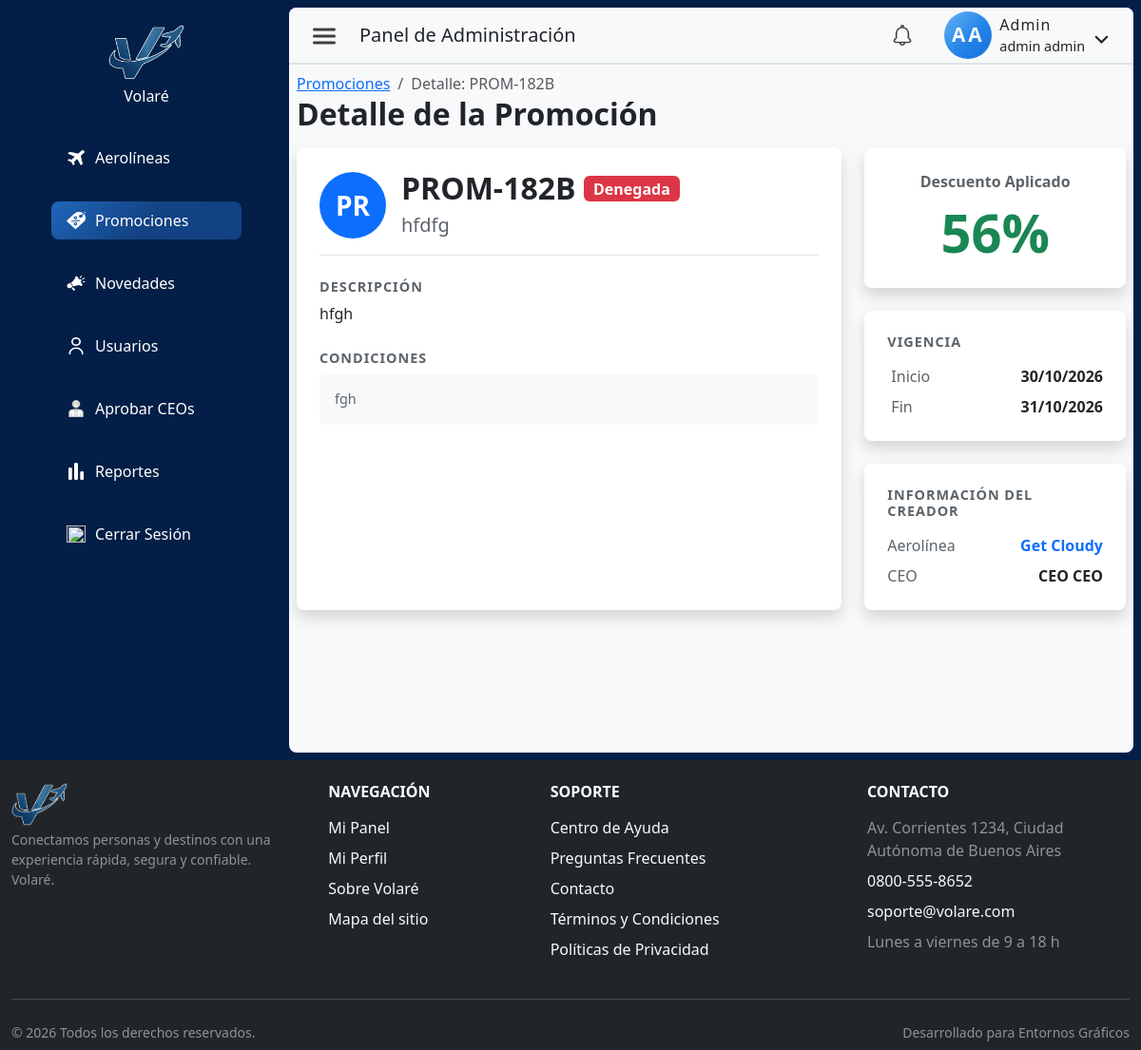
The page /index.php?pagina=promociones&seccion=detalle&id=10 (signed in) on the database its author committed.
### tables this page shows
CREATE TABLE `promocion` (
  `idPromocion` int NOT NULL AUTO_INCREMENT,
  `codigo` varchar(20) NOT NULL,
  `idAerolinea` int NOT NULL,
  `idUsuarioCreador` int NOT NULL,
  `idVuelo` int DEFAULT NULL,
  `codigoOrigen` char(3) DEFAULT NULL,
  `codigoDestino` char(3) DEFAULT NULL,
  `nombre` varchar(150) NOT NULL,
  `descripcion` text,
  `descuentoPorcentaje` decimal(5,2) NOT NULL,
  `fechaInicio` date NOT NULL,
  `fechaFin` date NOT NULL,
  `estado` enum('Pendiente','Aprobada','Denegada','Cancelada') NOT NULL DEFAULT 'Pendiente',
  `condiciones` text,
  `acumulable` tinyint(1) NOT NULL DEFAULT '0',
  `fechaCreacion` datetime NOT NULL DEFAULT CURRENT_TIMESTAMP,
  `notificacion_vista` tinyint(1) DEFAULT '0',
  PRIMARY KEY (`idPromocion`),
  UNIQUE KEY `codigo_UNIQUE` (`codigo`),
  KEY `fk_promocion_aerolinea_idx` (`idAerolinea`),
  KEY `fk_promocion_usuario_idx` (`idUsuarioCreador`),
  KEY `fk_promocion_vuelo_idx` (`idVuelo`),
  KEY `idx_promocion_alcance` (`idAerolinea`,`idVuelo`,`codigoOrigen`,`codigoDestino`),
  CONSTRAINT `fk_promocion_aerolinea` FOREIGN KEY (`idAerolinea`) REFERENCES `aerolinea` (`idAerolinea`) ON DELETE CASCADE,
  CONSTRAINT `fk_promocion_usuario` FOREIGN KEY (`idUsuarioCreador`) REFERENCES `usuario` (`idUsuario`) ON DELETE CASCADE,
  CONSTRAINT `fk_promocion_vuelo` FOREIGN KEY (`idVuelo`) REFERENCES `vuelo` (`idVuelo`) ON DELETE SET NULL
);

CREATE TABLE `aerolinea` (
  `idAerolinea` int NOT NULL AUTO_INCREMENT,
  `nombreAerolinea` varchar(50) NOT NULL,
  `codigoIATA` varchar(5) NOT NULL,
  `descripcion` varchar(200) DEFAULT NULL,
  `codPais` varchar(3) NOT NULL,
  `email` varchar(250) NOT NULL,
  `logoUrl` varchar(500) DEFAULT NULL,
  `activo` tinyint NOT NULL DEFAULT '1',
  `logoPublicId` varchar(500) DEFAULT NULL,
  `fechaCreacion` datetime NOT NULL DEFAULT CURRENT_TIMESTAMP,
  PRIMARY KEY (`idAerolinea`),
  UNIQUE KEY `codigoIATA_UNIQUE` (`codigoIATA`),
  UNIQUE KEY `email_UNIQUE` (`email`)
);

CREATE TABLE `usuario` (
  `idUsuario` int NOT NULL AUTO_INCREMENT,
  `nombre` varchar(50) NOT NULL,
  `apellido` varchar(50) NOT NULL,
  `tipoDocumento` enum('DNI','pasaporte','lc','le') NOT NULL,
  `nroDocumento` varchar(50) NOT NULL,
  `contrasena` varchar(255) NOT NULL,
  `email` varchar(255) NOT NULL,
  `telefono` varchar(45) NOT NULL,
  `fechaNacimiento` date NOT NULL,
  `rol` enum('cliente','ceo','admin') NOT NULL DEFAULT 'cliente',
  `activo` tinyint NOT NULL DEFAULT '0',
  `emailVerificado` tinyint NOT NULL DEFAULT '0',
  `fecha_hora_autorizacion` datetime DEFAULT NULL,
  `tokenVerificacion` varchar(64) DEFAULT NULL,
  `idAerolinea` int DEFAULT NULL,
  `fechaCreacion` datetime NOT NULL DEFAULT CURRENT_TIMESTAMP,
  `notificacion_vista` tinyint(1) DEFAULT '0',
  PRIMARY KEY (`idUsuario`),
  UNIQUE KEY `uk_documento` (`tipoDocumento`,`nroDocumento`),
  UNIQUE KEY `email_UNIQUE` (`email`),
  UNIQUE KEY `idUsuario_UNIQUE` (`idUsuario`),
  UNIQUE KEY `nroDocumento_UNIQUE` (`nroDocumento`),
  KEY `fk_usuario_1_idx` (`idAerolinea`),
  CONSTRAINT `fk_usuario_1` FOREIGN KEY (`idAerolinea`) REFERENCES `aerolinea` (`idAerolinea`)
);

### src/config/app.php (called while the page is built, shortened)
<?php
function url(string $path = ''): string {
    $path = ltrim($path, '/');
    return APP_BASE . '/' . $path;
}

### src/controllers/PromocionController.php (called while the page is built, shortened)
<?php
class PromocionController {
    private $conexion;
    public function __construct($conexion) {
        $this->conexion = $conexion;
    }
    public function obtenerPorId(int $id): ?array {
        $stmt = mysqli_prepare($this->conexion,
            "SELECT p.*, a.nombreAerolinea, a.codigoIATA,
                    u.nombre AS ceoNombre, u.apellido AS ceoApellido
            FROM promocion p
            JOIN aerolinea a ON p.idAerolinea = a.idAerolinea
            JOIN usuario   u ON p.idUsuarioCreador = u.idUsuario
            WHERE p.idPromocion = ?");
        mysqli_stmt_bind_param($stmt, 'i', $id);
        mysqli_stmt_execute($stmt);
        $fila = mysqli_fetch_assoc(mysqli_stmt_get_result($stmt));
        return $fila ?: null;
    }
}

### src/views/admin/promocionesAdminDetalle.php (the view, shortened to what this page needs)
<?php
require_once __DIR__ . '/../../controllers/PromocionController.php';
$ctrl = new PromocionController($link);
$id = (int)($_GET['id'] ?? 0);
$promo = $ctrl->obtenerPorId($id);
$fInicio = !empty($promo['fechaInicio']) ? date('d/m/Y', strtotime($promo['fechaInicio'])) : '—';
$fFin = !empty($promo['fechaFin']) ? date('d/m/Y', strtotime($promo['fechaFin'])) : '—';
$aerolinea = $promo['nombreAerolinea'] ?? '—';
$ceo = trim(($promo['ceoNombre'] ?? '') . ' ' . ($promo['ceoApellido'] ?? ''));
$estado = $promo['estado'] ?? 'Pendiente';
function badgeEstadoPromoDetalle(string $estado): string {
    return match ($estado) {
        'Aprobada' => 'text-bg-success',
        'Denegada' => 'text-bg-danger',
        default    => 'text-bg-warning',
    };
}
?>
<div>
    <nav class="breadcrumbCont" aria-label="breadcrumb">
        <ol class="breadcrumb">
            <li class="breadcrumb-item"><a href="<?= url('index.php?pagina=promociones&seccion=listado') ?>">Promociones</a></li>
            <li class="breadcrumb-item active" aria-current="page">Detalle: <?= htmlspecialchars($promo['codigo'] ?? '') ?></li>
        </ol>
    </nav>
    <div class="d-flex justify-content-between align-items-center mb-3">
        <h1 class="m-0 fs-2 fw-bold">Detalle de la Promoción</h1>
    </div>
    <div class="row g-4">
        <div class="col-12 col-lg-8">
            <div class="bg-white shadow rounded-3 p-4 h-100">
                <div class="d-flex align-items-center gap-3 mb-4 border-bottom pb-3">
                    <div class="rounded-circle bg-primary d-flex align-items-center justify-content-center flex-shrink-0" style="width:70px; height:70px;">
                        <span class="text-white fw-bold text-uppercase fs-3"><?= htmlspecialchars(substr($promo['codigo'] ?? 'PR', 0, 2)) ?></span>
                    </div>
                    <div>
                        <div class="d-flex align-items-center gap-2 mb-1">
                            <h2 class="fw-bold m-0 text-uppercase"><?= htmlspecialchars($promo['codigo'] ?? '') ?></h2>
                            <span class="badge <?= badgeEstadoPromoDetalle($estado) ?> fs-6">
                                <?= htmlspecialchars($estado) ?>
                            </span>
                        </div>
                        <p class="text-muted m-0 fs-5"><?= htmlspecialchars($promo['nombre'] ?? '') ?></p>
                    </div>
                </div>
                <div class="mb-4">
                    <h2 class="h5 fw-semibold text-muted mb-2" style="font-size:0.9rem; text-transform:uppercase; letter-spacing:1px;">Descripción</h2>
                    <p class="text-dark m-0" style="line-height:1.6;">
                        <?= !empty($promo['descripcion']) ? nl2br(htmlspecialchars($promo['descripcion'])) : 'Sin descripción detallada.' ?>
                    </p>
                </div>
                <div>
                    <h2 class="h5 fw-semibold text-muted mb-2" style="font-size:0.9rem; text-transform:uppercase; letter-spacing:1px;">Condiciones</h2>
                    <div class="bg-light rounded-3 p-3">
                        <p class="text-muted m-0" style="font-size:0.9rem; line-height:1.5;">
                            <?= !empty($promo['condiciones']) ? nl2br(htmlspecialchars($promo['condiciones'])) : 'Sin condiciones especificadas.' ?>
                        </p>
                    </div>
                </div>
            </div>
        </div>
        <div class="col-12 col-lg-4">
            <div class="bg-white shadow rounded-3 p-4 mb-4 text-center">
                <p class="text-muted fw-semibold m-0 mb-2">Descuento Aplicado</p>
                <p class="display-4 fw-bold text-success m-0"><?= (float)($promo['descuentoPorcentaje'] ?? 0) ?>%</p>
            </div>
            <div class="bg-white shadow rounded-3 p-4 mb-4">
                <h2 class="h5 fw-semibold text-muted mb-3" style="font-size:0.9rem; text-transform:uppercase; letter-spacing:1px;">Vigencia</h2>
                <div class="d-flex justify-content-between align-items-center mb-2">
                    <span class="text-muted"><i class="bi bi-calendar-event me-1"></i> Inicio</span>
                    <span class="fw-semibold"><?= $fInicio ?></span>
                </div>
                <div class="d-flex justify-content-between align-items-center">
                    <span class="text-muted"><i class="bi bi-calendar-x me-1"></i> Fin</span>
                    <span class="fw-semibold"><?= $fFin ?></span>
                </div>
            </div>
            <div class="bg-white shadow rounded-3 p-4">
                <h2 class="h5 fw-semibold text-muted mb-3" style="font-size:0.9rem; text-transform:uppercase; letter-spacing:1px;">Información del Creador</h2>
                <div class="d-flex justify-content-between align-items-center mb-2">
                    <span class="text-muted">Aerolínea</span>
                    <span class="fw-semibold text-primary"><?= htmlspecialchars($aerolinea) ?></span>
                </div>
                <div class="d-flex justify-content-between align-items-center">
                    <span class="text-muted">CEO</span>
                    <span class="fw-semibold"><?= $ceo !== '' ? htmlspecialchars($ceo) : '—' ?></span>
                </div>
            </div>
        </div>
    </div>
</div>

### public/css/admin.css (style rules this page uses)
html, body { height: 100%; overflow: auto; }
body { margin: 0; padding: 0; background-color: #031f47; }
.breadcrumbCont { height: 25px; }

### public/css/accesibilidad.css (style rules this page uses)
.text-muted { color: #5c636a !important; }

### rows shown on the page
promocion: codigo "PROM-182B", codigo "PR", estado "Denegada", nombre "hfdfg", descripcion "hfgh", condiciones "fgh", descuentoPorcentaje "56", fechaInicio "30/10/2026", fechaFin "31/10/2026", idAerolinea.nombreAerolinea "Get Cloudy", idUsuarioCreador.apellido "CEO CEO"

### other values the page prints
$navLink['label'] "Aerolíneas"
$navLink['label'] "Promociones"
$navLink['label'] "Novedades"
$navLink['label'] "Usuarios"
$navLink['label'] "Aprobar CEOs"
$navLink['label'] "Reportes"
$rol "Admin"
$usuario['nombre'] "admin"
$usuario['apellido'] "admin"
